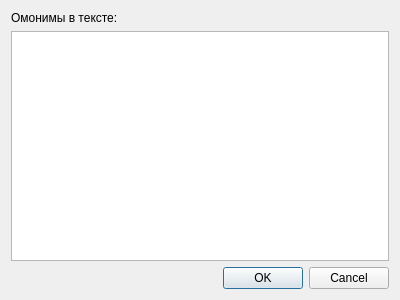
<?xml version="1.0" encoding="UTF-8"?>
<ui version="4.0">
 <class>OmonimDialog</class>
 <widget class="QDialog" name="OmonimDialog">
  <property name="geometry">
   <rect>
    <x>0</x>
    <y>0</y>
    <width>400</width>
    <height>300</height>
   </rect>
  </property>
  <property name="windowTitle">
   <string>Dialog</string>
  </property>
  <layout class="QVBoxLayout" name="verticalLayout">
   <item>
    <widget class="QLabel" name="label">
     <property name="text">
      <string>Омонимы в тексте:</string>
     </property>
    </widget>
   </item>
   <item>
    <widget class="QTreeView" name="treeView"/>
   </item>
   <item>
    <widget class="QDialogButtonBox" name="buttonBox">
     <property name="orientation">
      <enum>Qt::Horizontal</enum>
     </property>
     <property name="standardButtons">
      <set>QDialogButtonBox::Cancel|QDialogButtonBox::Ok</set>
     </property>
    </widget>
   </item>
  </layout>
 </widget>
 <resources/>
 <connections>
  <connection>
   <sender>buttonBox</sender>
   <signal>accepted()</signal>
   <receiver>OmonimDialog</receiver>
   <slot>accept()</slot>
   <hints>
    <hint type="sourcelabel">
     <x>248</x>
     <y>254</y>
    </hint>
    <hint type="destinationlabel">
     <x>157</x>
     <y>274</y>
    </hint>
   </hints>
  </connection>
  <connection>
   <sender>buttonBox</sender>
   <signal>rejected()</signal>
   <receiver>OmonimDialog</receiver>
   <slot>reject()</slot>
   <hints>
    <hint type="sourcelabel">
     <x>316</x>
     <y>260</y>
    </hint>
    <hint type="destinationlabel">
     <x>286</x>
     <y>274</y>
    </hint>
   </hints>
  </connection>
 </connections>
</ui>
